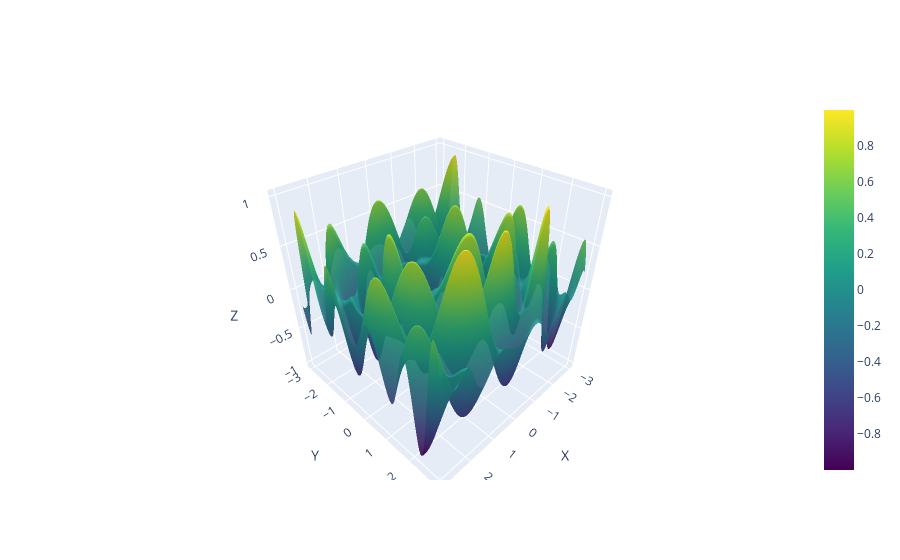

Notebook cell for this chart:
### Code cell
import numpy as np
import plotly.graph_objects as go

def plot(x, y, z):
    fig = go.Figure(data=[go.Surface(
        x=x, y=y, z=z,
        colorscale='Viridis',
        opacity=0.9
    )])
    fig.update_layout(scene=dict(
        xaxis_title='X',
        yaxis_title='Y',
        zaxis_title='Z',
        aspectmode='cube'
    ))
    fig.show()

sample = np.linspace(-3, 3, 200)
x, y = np.meshgrid(sample, sample)

z = [
    np.sin(x**2 + y**2) * np.cos(2 * x) * np.sin(2 * y),
    np.sin(x**2 + y) * np.cos(10 * x) * np.sin(10 * y),
    np.sin(x**2 + y**2) + x**3 * np.sin(2 * y),
    x**2 + y**2,
]

plot(x, y, z[0])

### Figure 1 — Plotly figure (JSON) as saved in the notebook; plotly's stock layout.template omitted (floating-point values rounded to 4 significant figures; data arrays with more than 128 entries replaced by an {"elided": "..."} marker saying what was removed)
{"data": [{"colorscale": [[0, "#440154"], [0.1111, "#482878"], [0.2222, "#3e4989"], [0.3333, "#31688e"], [0.4444, "#26828e"], [0.5556, "#1f9e89"], [0.6667, "#35b779"], [0.7778, "#6ece58"], [0.8889, "#b5de2b"], [1, "#fde725"]], "opacity": 0.9, "type": "surface", "x": {"elided": "200x200 float values"}, "y": {"elided": "200x200 float values"}, "z": {"elided": "200x200 float values"}}], "layout": {"scene": {"aspectmode": "cube", "xaxis": {"title": {"text": "X"}}, "yaxis": {"title": {"text": "Y"}}, "zaxis": {"title": {"text": "Z"}}}}}
